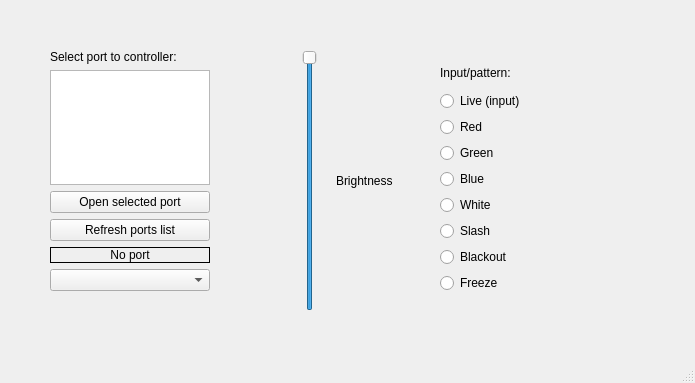
<?xml version="1.0" encoding="UTF-8"?>
<ui version="4.0">
 <author>Dieter Vansteenwegen/boxfish.be</author>
 <class>MainWindow</class>
 <widget class="QMainWindow" name="MainWindow">
  <property name="geometry">
   <rect>
    <x>0</x>
    <y>0</y>
    <width>695</width>
    <height>383</height>
   </rect>
  </property>
  <property name="windowTitle">
   <string notr="true">Desay 6mm/UPAD 2.6mm test pattern control</string>
  </property>
  <widget class="QWidget" name="centralwidget">
   <widget class="QWidget" name="verticalLayoutWidget">
    <property name="geometry">
     <rect>
      <x>440</x>
      <y>60</y>
      <width>160</width>
      <height>233</height>
     </rect>
    </property>
    <layout class="QVBoxLayout" name="verticalLayout">
     <item>
      <widget class="QLabel" name="lbl_input_pattern">
       <property name="text">
        <string notr="true">Input/pattern:</string>
       </property>
      </widget>
     </item>
     <item>
      <widget class="QRadioButton" name="btn_normal">
       <property name="text">
        <string notr="true">Live (input)</string>
       </property>
      </widget>
     </item>
     <item>
      <widget class="QRadioButton" name="btn_red">
       <property name="text">
        <string notr="true">Red</string>
       </property>
      </widget>
     </item>
     <item>
      <widget class="QRadioButton" name="btn_green">
       <property name="text">
        <string notr="true">Green</string>
       </property>
      </widget>
     </item>
     <item>
      <widget class="QRadioButton" name="btn_blue">
       <property name="text">
        <string notr="true">Blue</string>
       </property>
      </widget>
     </item>
     <item>
      <widget class="QRadioButton" name="btn_white">
       <property name="text">
        <string notr="true">White</string>
       </property>
      </widget>
     </item>
     <item>
      <widget class="QRadioButton" name="btn_slash">
       <property name="text">
        <string notr="true">Slash</string>
       </property>
      </widget>
     </item>
     <item>
      <widget class="QRadioButton" name="btn_blackout">
       <property name="text">
        <string notr="true">Blackout</string>
       </property>
      </widget>
     </item>
     <item>
      <widget class="QRadioButton" name="btn_freeze">
       <property name="text">
        <string notr="true">Freeze</string>
       </property>
      </widget>
     </item>
    </layout>
   </widget>
   <widget class="QWidget" name="verticalLayoutWidget_2">
    <property name="geometry">
     <rect>
      <x>50</x>
      <y>50</y>
      <width>160</width>
      <height>241</height>
     </rect>
    </property>
    <layout class="QVBoxLayout" name="verticalLayout_2">
     <item>
      <widget class="QLabel" name="lbl_select_port">
       <property name="text">
        <string notr="true">Select port to controller:</string>
       </property>
      </widget>
     </item>
     <item>
      <widget class="QListView" name="lst_serial_ports"/>
     </item>
     <item>
      <widget class="QPushButton" name="btn_serial_open">
       <property name="text">
        <string notr="true">Open selected port</string>
       </property>
       <property name="checkable">
        <bool>true</bool>
       </property>
      </widget>
     </item>
     <item>
      <widget class="QPushButton" name="btn_serial_refresh">
       <property name="text">
        <string notr="true">Refresh ports list</string>
       </property>
      </widget>
     </item>
     <item>
      <widget class="QLabel" name="lbl_serial_status">
       <property name="frameShape">
        <enum>QFrame::Box</enum>
       </property>
       <property name="text">
        <string notr="true">No port</string>
       </property>
       <property name="textFormat">
        <enum>Qt::PlainText</enum>
       </property>
       <property name="alignment">
        <set>Qt::AlignCenter</set>
       </property>
      </widget>
     </item>
     <item>
      <widget class="QComboBox" name="cmb_output">
       <property name="toolTip">
        <string/>
       </property>
       <property name="toolTipDuration">
        <number>5</number>
       </property>
       <property name="editable">
        <bool>false</bool>
       </property>
       <property name="currentText">
        <string/>
       </property>
       <property name="currentIndex">
        <number>-1</number>
       </property>
       <property name="maxVisibleItems">
        <number>2</number>
       </property>
      </widget>
     </item>
    </layout>
   </widget>
   <widget class="QWidget" name="horizontalLayoutWidget">
    <property name="geometry">
     <rect>
      <x>290</x>
      <y>50</y>
      <width>112</width>
      <height>261</height>
     </rect>
    </property>
    <layout class="QHBoxLayout" name="horizontalLayout">
     <item>
      <widget class="QSlider" name="sldr_brightness">
       <property name="minimumSize">
        <size>
         <width>40</width>
         <height>0</height>
        </size>
       </property>
       <property name="maximum">
        <number>255</number>
       </property>
       <property name="value">
        <number>255</number>
       </property>
       <property name="orientation">
        <enum>Qt::Vertical</enum>
       </property>
       <property name="tickPosition">
        <enum>QSlider::NoTicks</enum>
       </property>
       <property name="tickInterval">
        <number>10</number>
       </property>
      </widget>
     </item>
     <item>
      <widget class="QLabel" name="lbl_brightness">
       <property name="text">
        <string notr="true">Brightness</string>
       </property>
      </widget>
     </item>
    </layout>
   </widget>
  </widget>
  <widget class="QMenuBar" name="menubar">
   <property name="geometry">
    <rect>
     <x>0</x>
     <y>0</y>
     <width>695</width>
     <height>20</height>
    </rect>
   </property>
  </widget>
  <widget class="QStatusBar" name="statusbar"/>
 </widget>
 <tabstops>
  <tabstop>btn_normal</tabstop>
  <tabstop>btn_red</tabstop>
  <tabstop>btn_green</tabstop>
  <tabstop>btn_blue</tabstop>
  <tabstop>btn_white</tabstop>
  <tabstop>btn_slash</tabstop>
  <tabstop>btn_blackout</tabstop>
  <tabstop>btn_freeze</tabstop>
  <tabstop>btn_serial_refresh</tabstop>
  <tabstop>cmb_output</tabstop>
  <tabstop>btn_serial_open</tabstop>
  <tabstop>lst_serial_ports</tabstop>
  <tabstop>sldr_brightness</tabstop>
 </tabstops>
 <resources/>
 <connections/>
</ui>
